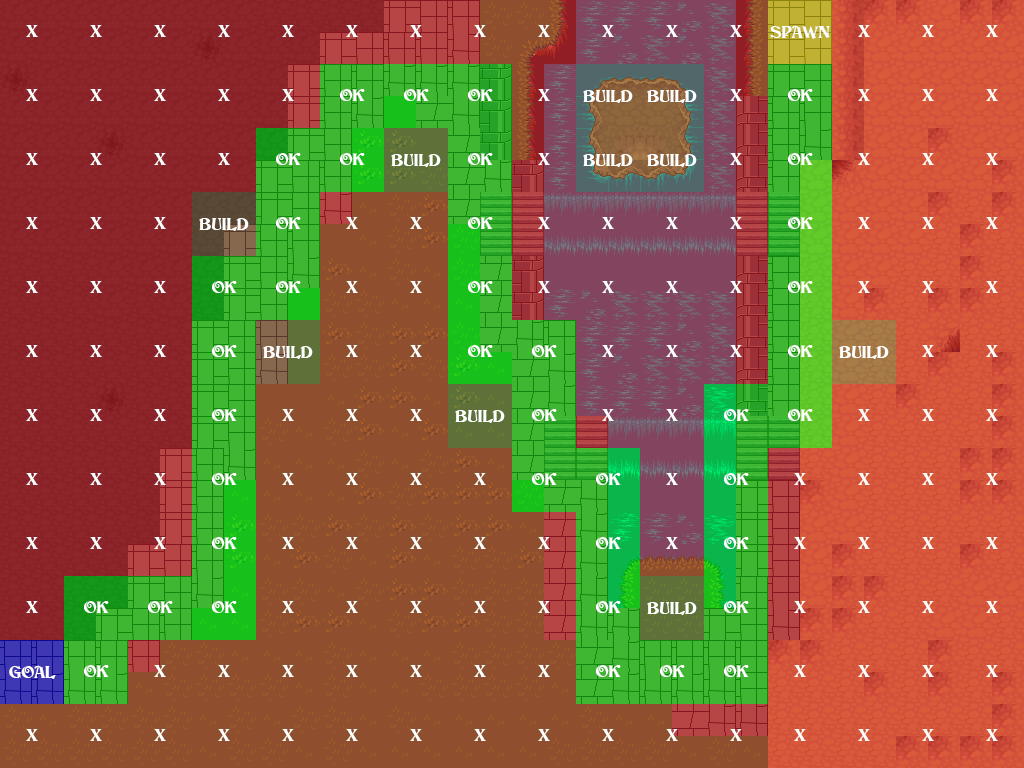

This game map was drawn from its Tiled (.tmx) file and the tilesets committed beside it. A one-line description and the full map source follow:
An orthogonal 16x12 tile map with 64x64 px tiles, 1 tile layer (AI), 1 image layer.

<map version="1.0" orientation="orthogonal" renderorder="right-down" width="16" height="12" tilewidth="64" tileheight="64" nextobjectid="1">
 <tileset firstgid="1" name="AI-DATA" tilewidth="64" tileheight="64">
  <image source="AI-DATA.png" width="256" height="256" />
 </tileset>
 <imagelayer name="level1">
  <image source="level1.png" />
 </imagelayer>
 <layer name="AI" width="16" height="12">
  <data>
   <tile gid="2" />
   <tile gid="2" />
   <tile gid="2" />
   <tile gid="2" />
   <tile gid="2" />
   <tile gid="2" />
   <tile gid="2" />
   <tile gid="2" />
   <tile gid="2" />
   <tile gid="2" />
   <tile gid="2" />
   <tile gid="2" />
   <tile gid="3" />
   <tile gid="2" />
   <tile gid="2" />
   <tile gid="2" />
   <tile gid="2" />
   <tile gid="2" />
   <tile gid="2" />
   <tile gid="2" />
   <tile gid="2" />
   <tile gid="1" />
   <tile gid="1" />
   <tile gid="1" />
   <tile gid="2" />
   <tile gid="5" />
   <tile gid="5" />
   <tile gid="2" />
   <tile gid="1" />
   <tile gid="2" />
   <tile gid="2" />
   <tile gid="2" />
   <tile gid="2" />
   <tile gid="2" />
   <tile gid="2" />
   <tile gid="2" />
   <tile gid="1" />
   <tile gid="1" />
   <tile gid="5" />
   <tile gid="1" />
   <tile gid="2" />
   <tile gid="5" />
   <tile gid="5" />
   <tile gid="2" />
   <tile gid="1" />
   <tile gid="2" />
   <tile gid="2" />
   <tile gid="2" />
   <tile gid="2" />
   <tile gid="2" />
   <tile gid="2" />
   <tile gid="5" />
   <tile gid="1" />
   <tile gid="2" />
   <tile gid="2" />
   <tile gid="1" />
   <tile gid="2" />
   <tile gid="2" />
   <tile gid="2" />
   <tile gid="2" />
   <tile gid="1" />
   <tile gid="2" />
   <tile gid="2" />
   <tile gid="2" />
   <tile gid="2" />
   <tile gid="2" />
   <tile gid="2" />
   <tile gid="1" />
   <tile gid="1" />
   <tile gid="2" />
   <tile gid="2" />
   <tile gid="1" />
   <tile gid="2" />
   <tile gid="2" />
   <tile gid="2" />
   <tile gid="2" />
   <tile gid="1" />
   <tile gid="2" />
   <tile gid="2" />
   <tile gid="2" />
   <tile gid="2" />
   <tile gid="2" />
   <tile gid="2" />
   <tile gid="1" />
   <tile gid="5" />
   <tile gid="2" />
   <tile gid="2" />
   <tile gid="1" />
   <tile gid="1" />
   <tile gid="2" />
   <tile gid="2" />
   <tile gid="2" />
   <tile gid="1" />
   <tile gid="5" />
   <tile gid="2" />
   <tile gid="2" />
   <tile gid="2" />
   <tile gid="2" />
   <tile gid="2" />
   <tile gid="1" />
   <tile gid="2" />
   <tile gid="2" />
   <tile gid="2" />
   <tile gid="5" />
   <tile gid="1" />
   <tile gid="2" />
   <tile gid="2" />
   <tile gid="1" />
   <tile gid="1" />
   <tile gid="2" />
   <tile gid="2" />
   <tile gid="2" />
   <tile gid="2" />
   <tile gid="2" />
   <tile gid="2" />
   <tile gid="1" />
   <tile gid="2" />
   <tile gid="2" />
   <tile gid="2" />
   <tile gid="2" />
   <tile gid="1" />
   <tile gid="1" />
   <tile gid="2" />
   <tile gid="1" />
   <tile gid="2" />
   <tile gid="2" />
   <tile gid="2" />
   <tile gid="2" />
   <tile gid="2" />
   <tile gid="2" />
   <tile gid="2" />
   <tile gid="1" />
   <tile gid="2" />
   <tile gid="2" />
   <tile gid="2" />
   <tile gid="2" />
   <tile gid="2" />
   <tile gid="1" />
   <tile gid="2" />
   <tile gid="1" />
   <tile gid="2" />
   <tile gid="2" />
   <tile gid="2" />
   <tile gid="2" />
   <tile gid="2" />
   <tile gid="1" />
   <tile gid="1" />
   <tile gid="1" />
   <tile gid="2" />
   <tile gid="2" />
   <tile gid="2" />
   <tile gid="2" />
   <tile gid="2" />
   <tile gid="1" />
   <tile gid="5" />
   <tile gid="1" />
   <tile gid="2" />
   <tile gid="2" />
   <tile gid="2" />
   <tile gid="2" />
   <tile gid="4" />
   <tile gid="1" />
   <tile gid="2" />
   <tile gid="2" />
   <tile gid="2" />
   <tile gid="2" />
   <tile gid="2" />
   <tile gid="2" />
   <tile gid="2" />
   <tile gid="1" />
   <tile gid="1" />
   <tile gid="1" />
   <tile gid="2" />
   <tile gid="2" />
   <tile gid="2" />
   <tile gid="2" />
   <tile gid="2" />
   <tile gid="2" />
   <tile gid="2" />
   <tile gid="2" />
   <tile gid="2" />
   <tile gid="2" />
   <tile gid="2" />
   <tile gid="2" />
   <tile gid="2" />
   <tile gid="2" />
   <tile gid="2" />
   <tile gid="2" />
   <tile gid="2" />
   <tile gid="2" />
   <tile gid="2" />
   <tile gid="2" />
  </data>
 </layer>
</map>
